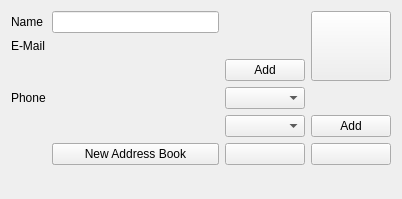
<?xml version="1.0" encoding="UTF-8"?>
<ui version="4.0">
 <class>EditorGeneral</class>
 <widget class="QWidget" name="EditorGeneral">
  <property name="geometry">
   <rect>
    <x>0</x>
    <y>0</y>
    <width>402</width>
    <height>199</height>
   </rect>
  </property>
  <layout class="QVBoxLayout" name="verticalLayout">
   <item>
    <layout class="QGridLayout" name="gridLayout">
     <item row="0" column="0">
      <widget class="QLabel" name="label">
       <property name="text">
        <string>Name</string>
       </property>
      </widget>
     </item>
     <item row="0" column="1">
      <widget class="QLineEdit" name="fullName"/>
     </item>
     <item row="0" column="3" rowspan="3">
      <widget class="ImageWidget" name="pictureButton">
       <property name="sizePolicy">
        <sizepolicy hsizetype="Minimum" vsizetype="Preferred">
         <horstretch>0</horstretch>
         <verstretch>0</verstretch>
        </sizepolicy>
       </property>
       <property name="text">
        <string/>
       </property>
      </widget>
     </item>
     <item row="1" column="0">
      <widget class="QLabel" name="label_2">
       <property name="text">
        <string>E-Mail</string>
       </property>
      </widget>
     </item>
     <item row="1" column="1">
      <widget class="MobileLineEdit" name="email1" native="true"/>
     </item>
     <item row="2" column="1">
      <widget class="MobileLineEdit" name="email2" native="true"/>
     </item>
     <item row="2" column="2">
      <widget class="QPushButton" name="addEmailButton">
       <property name="text">
        <string>Add</string>
       </property>
      </widget>
     </item>
     <item row="3" column="0">
      <widget class="QLabel" name="phoneLabel">
       <property name="text">
        <string>Phone</string>
       </property>
      </widget>
     </item>
     <item row="3" column="1">
      <widget class="MobileLineEdit" name="phone1" native="true"/>
     </item>
     <item row="3" column="2">
      <widget class="PhoneTypeCombo" name="phone1Type"/>
     </item>
     <item row="4" column="1">
      <widget class="MobileLineEdit" name="phone2" native="true"/>
     </item>
     <item row="4" column="2">
      <widget class="PhoneTypeCombo" name="phone2Type"/>
     </item>
     <item row="4" column="3">
      <widget class="QPushButton" name="addPhoneButton">
       <property name="text">
        <string>Add</string>
       </property>
      </widget>
     </item>
     <item row="5" column="2">
      <widget class="QPushButton" name="cancelButton">
       <property name="iconSize">
        <size>
         <width>64</width>
         <height>64</height>
        </size>
       </property>
      </widget>
     </item>
     <item row="5" column="3">
      <widget class="QPushButton" name="saveButton">
       <property name="iconSize">
        <size>
         <width>64</width>
         <height>64</height>
        </size>
       </property>
      </widget>
     </item>
     <item row="5" column="1" colspan="1">
      <widget class="Akonadi::CollectionComboBox" name="collectionSelector">
       <property name="sizePolicy">
        <sizepolicy hsizetype="Minimum" vsizetype="Fixed">
         <horstretch>0</horstretch>
         <verstretch>0</verstretch>
        </sizepolicy>
       </property>
       <property name="sizeAdjustPolicy">
        <enum>QComboBox::AdjustToMinimumContentsLength</enum>
       </property>
      </widget>
     </item>
     <item row="5" column="1" colspan="1">
      <widget class="QPushButton" name="launchAccountWizardButton">
       <property name="text">
        <string>New Address Book</string>
       </property>
      </widget>
     </item>
    </layout>
   </item>
   <item>
    <spacer name="verticalSpacer">
     <property name="orientation">
      <enum>Qt::Vertical</enum>
     </property>
     <property name="sizeHint" stdset="0">
      <size>
       <width>20</width>
       <height>8</height>
      </size>
     </property>
    </spacer>
   </item>
  </layout>
 </widget>
 <customwidgets>
  <customwidget>
   <class>Akonadi::CollectionComboBox</class>
   <extends>QComboBox</extends>
   <header location="global">akonadi/collectioncombobox.h</header>
  </customwidget>
  <customwidget>
   <class>PhoneTypeCombo</class>
   <extends>QComboBox</extends>
   <header>phonetypecombo.h</header>
  </customwidget>
  <customwidget>
   <class>MobileLineEdit</class>
   <extends>QWidget</extends>
   <header>mobilelineedit.h</header>
  </customwidget>
  <customwidget>
   <class>ImageWidget</class>
   <extends>QPushButton</extends>
   <header>imagewidget.h</header>
  </customwidget>
 </customwidgets>
 <resources/>
 <connections/>
</ui>
